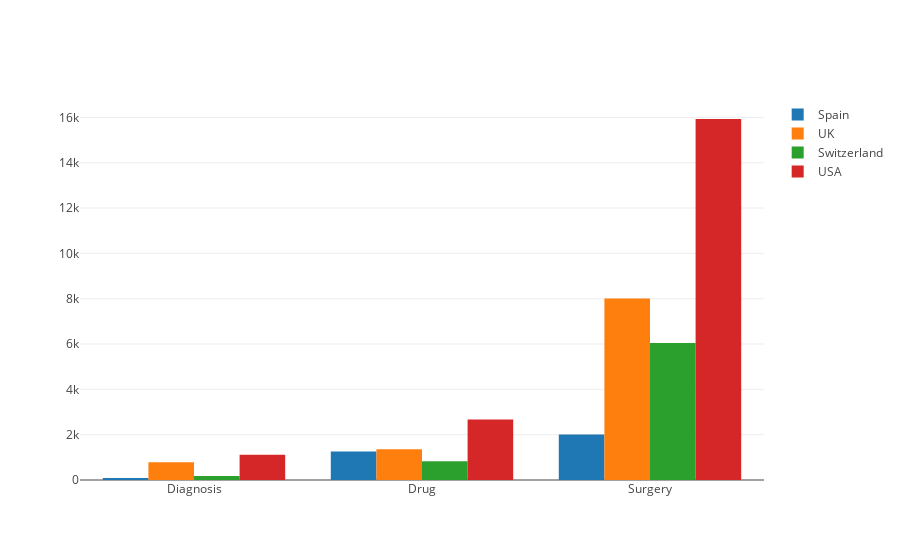

Notebook code cell kept with this figure:
### Code cell
py.offline.iplot(fig)

### Figure 1 — Plotly figure (JSON) as saved in the notebook; plotly's stock layout.template omitted (floating-point values rounded to 4 significant figures)
{"data": [{"name": "Spain", "type": "bar", "uid": "bdcd5123-5ac4-42eb-817c-3ed061a0eff3", "x": ["Diagnosis", "Drug", "Surgery"], "y": [85, 1253, 2003]}, {"name": "UK", "type": "bar", "uid": "d3f93b90-3e7b-4639-bb17-ba2ffb9c16ae", "x": ["Diagnosis", "Drug", "Surgery"], "y": [788, 1362, 8009]}, {"name": "Switzerland", "type": "bar", "uid": "1e6172d5-da74-43a9-90c0-d3b1e25f7343", "x": ["Diagnosis", "Drug", "Surgery"], "y": [181, 822, 6040]}, {"name": "USA", "type": "bar", "uid": "31cf1ad8-8e9c-4076-aeca-a0ee597a8f03", "x": ["Diagnosis", "Drug", "Surgery"], "y": [1119, 2669, 15930]}], "layout": {"barmode": "group"}}
